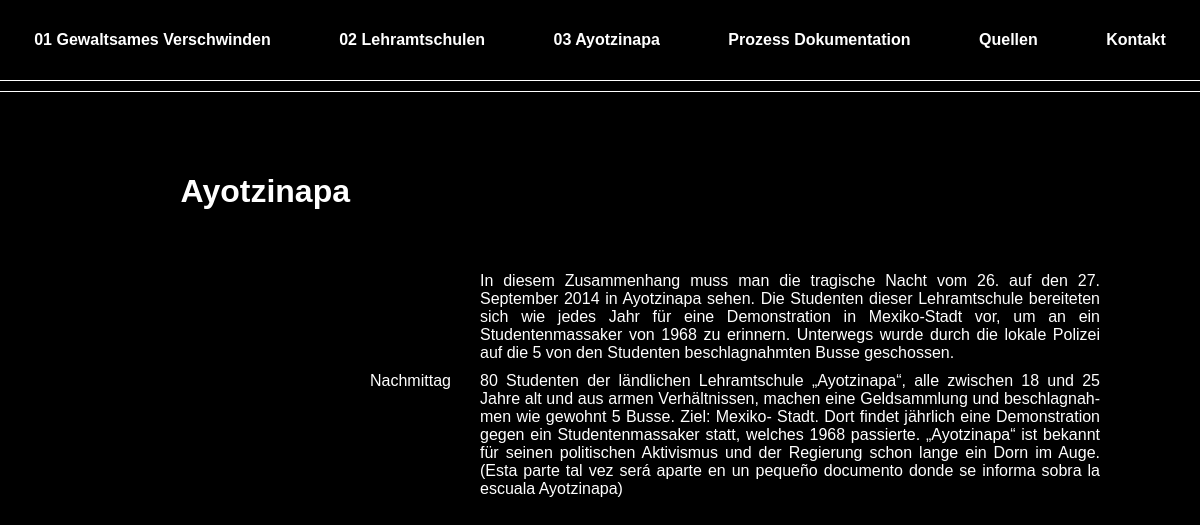
Screenshot of /ayotzinapa/ with the database file from the repository.
### main/models.py (models this page shows, shortened)
class Page(models.Model):
    PAGES = [
    ('home', 'Gewaltsames Verschwinden'),
    ('school', 'Lehramtschulen'),
    ('ayotzinapa', 'Ayotzinapa'),
    ('documentation', 'Prozess Dokumentation'),
    ('source', 'Quellen'),
    ('contact', 'Kontakt'),
    ('impressum', 'Impressum'),
    ('legal', 'Data protection'),
]
    title = models.CharField(max_length=20, choices=PAGES, default='home')
    text = models.TextField(blank=True)
    image = models.ImageField(blank=True, null=True, upload_to= 'uploads/')
    image_alt = models.CharField(max_length=50, blank=True)

class Time_Step(models.Model):
    year = models.IntegerField()
    date_time = models.CharField(max_length=20)
    text = models.TextField()

### main/views.py (the view)
# urls.py: path('ayotzinapa/', ayotzinapa, name='ayotzinapa'),
def ayotzinapa (request):
    page = Page.objects.get(title='ayotzinapa')
    time_steps = Time_Step.objects.all()
    time_steps = time_steps.order_by('year')
    return render (request, 'ayotzinapa.html', {'page': page, 'time_steps': time_steps})

### main/templates/ayotzinapa.html (shortened to what this page needs)
{% extends 'page.html' %}
{% block stylesheets %}
<link rel="stylesheet" href="../static/style/ayotzinapa.css">
{% endblock %}
{% block content %}
<div class="grid-template max-width">
    <h1 class="page-title">{{ page.get_title_display }}</h1>
    <div class="page-text">
        <div class="text">{{ page.text }}</div>
            {% for time_step in time_steps %}
            <span>{{ time_step.date_time }}</span>
            <div>{{ time_step.text }}</div>
            {% endfor %}
        </div>
    </div>
{% endblock %}

### main/templates/page.html (shortened to what this page needs)
<!DOCTYPE html>
<html lang="en">
<head>
    <link rel="stylesheet" href="../static/style/generalStyle.css">
    <link rel="stylesheet" href="../static/style/header.css">
    {% block stylesheets %}
    {% endblock %}
</head>
<body>
    <header>
        <nav>
            <ul>
                <li><a href="{% url 'home' %}">01 Gewaltsames Verschwinden</a></li>
                <li><a href="{% url 'school' %}">02 Lehramtschulen</a></li>
                <li><a href="{% url 'ayotzinapa' %}">03 Ayotzinapa</a></li>
                <li><a href="{% url 'documentation' %}">Prozess Dokumentation</a></li>
                <li><a href="{% url 'source' %}">Quellen</a></li>
                <li><a href="{% url 'contact' %}">Kontakt</a></li>
            </ul>
        </nav>
    </header>
    <div class="doppel-line"></div>
    <main>
        {% block content %}
        {% endblock %}
    </main>
</body>
</html>

### main/static/style/generalStyle.css (style rules this page uses)
:root { --background-color-header: black; --background-color-body: black; --header-height: 80px; --text-color: white; --max-content-width: 1000px; }
body { margin: 0; font-family: Helvetica, Arial, sans-serif; min-height: calc(100vh - var(--header-height)); background-color: var(--background-color-body); color: var(--text-color); display: flex; flex-direction: column; align-items: center; }
.max-width { max-width: var(--max-content-width); }
.grid-template { display: grid; grid-template-columns: 250px auto; grid-template-rows: 100px auto ; gap: 20px; }
.page-title { grid-row-start: 1; grid-column-start: 1; text-align-last: right; }
.page-text { grid-row-start: 2; grid-column-start: 2; hyphens: auto; text-align: justify; }

### main/static/style/header.css (style rules this page uses)
header { position: fixed; top: 0; left: 0; right: 0; background-color: var(--background-color-header); height: var(--header-height); display: flex; align-items: center; }
header nav { width: 100%; }
header ul { display: flex; list-style: none; width: 100%; justify-content: space-around; margin-block-start: 0; margin-block-end: 0; padding-inline-start: 0; }
header nav a { cursor: pointer; color: white; font-weight: bold; text-decoration: none; }
.doppel-line { width: 100vw; border-bottom: 1px solid white; border-top: 1px solid white; height: 10px; background-color: var(--background-color-header); margin-top: var(--header-height); margin-bottom: 60px; }

### main/static/style/ayotzinapa.css (style rules this page uses)
.text { grid-column-start: 2; }
.page-text { display: grid; gap: 10px; grid-template-columns: 100px auto; }

### rows the page displays
Page: title "Ayotzinapa", text "In diesem Zusammenhang muss man die tragische Nacht vom 26. auf den 27. September 2014 in Ayotzinapa sehen. Die Studenten dieser Lehramtschule bereiteten sich wie jedes Jahr für eine Demonstration in Mexiko-Stadt vor, um an ein Studentenmassaker von 1968 zu erinnern. Unterwegs wurde durch die lokale Polizei auf die 5 von den Studenten beschlagnahmten Busse geschossen."
Time_Step: date_time "Nachmittag", text "80 Studenten der ländlichen Lehramtschule „Ayotzinapa“, alle zwischen 18 und 25 Jahre alt und aus armen Verhältnissen, machen eine Geldsammlung und beschlagnahmen wie gewohnt 5 Busse. Ziel: Mexiko- Stadt. Dort findet jährlich eine Demonstration gegen ein Studentenmassaker statt, welches 1968 passierte. „Ayotzinapa“ ist bekannt für seinen politischen Aktivismus und der Regierung schon lange ein Dorn im Auge. (Esta parte tal vez será aparte en un pequeño documento donde se informa sobra la escuala Ayotzinapa)"
